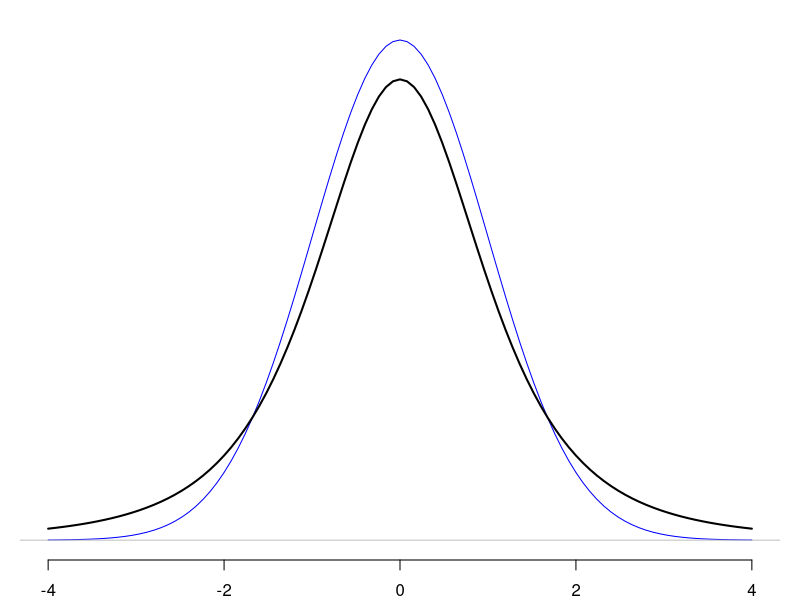
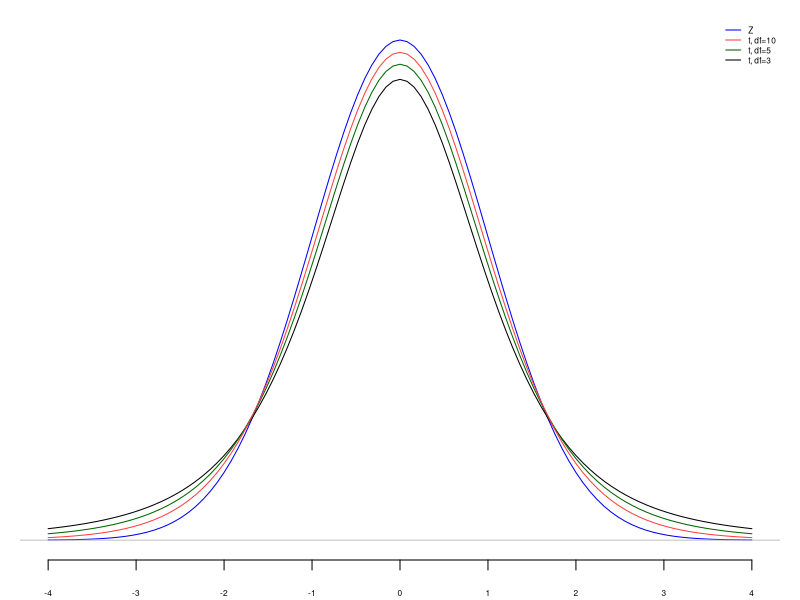

These charts were generated, in order, by the following R code:
## ---- chunk 1
par(mar=c(2, 1, 1, 1))
curve(dnorm, from=-4, to=4, col='blue', 
      xlab='', 
      yaxt='n', ylab='', frame=FALSE)
curve(dt(x,df=3), from=-4, to=4, lwd=2, 
      add=TRUE)
abline(h=0, col='grey')
## ---- chunk 2
qt(0.975, df=49)
## ---- chunk 3
qt(0.95, df=69)
## ---- chunk 4
par(mar=c(2, 1, 1, 1))
curve(dnorm, from=-4, to=4, col='blue', 
      xaxt='n', xlab='', 
      yaxt='n', ylab='', frame=FALSE)
curve(dt(x,df=3), from=-4, to=4, 
      add=TRUE)
curve(dt(x,df=5), from=-4, to=4, col='darkgreen', 
      add=TRUE)
curve(dt(x,df=10), from=-4, to=4, col='brown1', 
      add=TRUE)
axis(side=1, at=-4:4, cex.axis=0.5)
abline(h=0, col='grey')
legend(x='topright', 
       lwd=1, 
       col=c('blue', 'brown1', 'darkgreen', 'black'), 
       legend=c('Z', 't, df=10', 't, df=5', 't, df=3'), 
       bty='n', cex=0.5)
